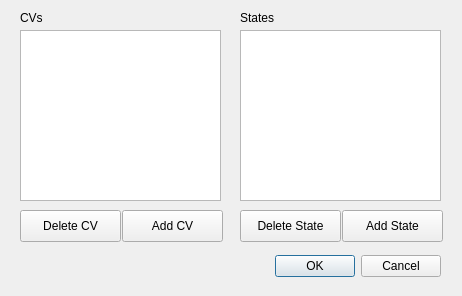
<?xml version="1.0" encoding="UTF-8"?>
<ui version="4.0">
 <class>CVsAndStates</class>
 <widget class="QDialog" name="CVsAndStates">
  <property name="geometry">
   <rect>
    <x>0</x>
    <y>0</y>
    <width>462</width>
    <height>296</height>
   </rect>
  </property>
  <property name="windowTitle">
   <string>CVs and States</string>
  </property>
  <widget class="QDialogButtonBox" name="buttonBox">
   <property name="geometry">
    <rect>
     <x>20</x>
     <y>250</y>
     <width>421</width>
     <height>32</height>
    </rect>
   </property>
   <property name="orientation">
    <enum>Qt::Horizontal</enum>
   </property>
   <property name="standardButtons">
    <set>QDialogButtonBox::Cancel|QDialogButtonBox::Ok</set>
   </property>
  </widget>
  <widget class="QPushButton" name="delete_state">
   <property name="geometry">
    <rect>
     <x>240</x>
     <y>210</y>
     <width>101</width>
     <height>32</height>
    </rect>
   </property>
   <property name="text">
    <string>Delete State</string>
   </property>
  </widget>
  <widget class="QLabel" name="label">
   <property name="geometry">
    <rect>
     <x>240</x>
     <y>10</y>
     <width>60</width>
     <height>16</height>
    </rect>
   </property>
   <property name="text">
    <string>States</string>
   </property>
  </widget>
  <widget class="QPushButton" name="add_state">
   <property name="geometry">
    <rect>
     <x>342</x>
     <y>210</y>
     <width>101</width>
     <height>32</height>
    </rect>
   </property>
   <property name="text">
    <string>Add State</string>
   </property>
  </widget>
  <widget class="QWidget" name="state_when_selected" native="true">
   <property name="geometry">
    <rect>
     <x>240</x>
     <y>210</y>
     <width>101</width>
     <height>31</height>
    </rect>
   </property>
  </widget>
  <widget class="QListWidget" name="state_list">
   <property name="geometry">
    <rect>
     <x>240</x>
     <y>30</y>
     <width>201</width>
     <height>171</height>
    </rect>
   </property>
  </widget>
  <widget class="QPushButton" name="delete_cv">
   <property name="geometry">
    <rect>
     <x>20</x>
     <y>210</y>
     <width>101</width>
     <height>32</height>
    </rect>
   </property>
   <property name="text">
    <string>Delete CV</string>
   </property>
  </widget>
  <widget class="QLabel" name="label_2">
   <property name="geometry">
    <rect>
     <x>20</x>
     <y>10</y>
     <width>60</width>
     <height>16</height>
    </rect>
   </property>
   <property name="text">
    <string>CVs</string>
   </property>
  </widget>
  <widget class="QPushButton" name="add_cv">
   <property name="geometry">
    <rect>
     <x>122</x>
     <y>210</y>
     <width>101</width>
     <height>32</height>
    </rect>
   </property>
   <property name="text">
    <string>Add CV</string>
   </property>
  </widget>
  <widget class="QWidget" name="cv_when_selected" native="true">
   <property name="geometry">
    <rect>
     <x>20</x>
     <y>210</y>
     <width>101</width>
     <height>31</height>
    </rect>
   </property>
  </widget>
  <widget class="QListWidget" name="cv_list">
   <property name="geometry">
    <rect>
     <x>20</x>
     <y>30</y>
     <width>201</width>
     <height>171</height>
    </rect>
   </property>
  </widget>
 </widget>
 <resources/>
 <connections>
  <connection>
   <sender>buttonBox</sender>
   <signal>accepted()</signal>
   <receiver>CVsAndStates</receiver>
   <slot>accept()</slot>
   <hints>
    <hint type="sourcelabel">
     <x>248</x>
     <y>254</y>
    </hint>
    <hint type="destinationlabel">
     <x>157</x>
     <y>274</y>
    </hint>
   </hints>
  </connection>
  <connection>
   <sender>buttonBox</sender>
   <signal>rejected()</signal>
   <receiver>CVsAndStates</receiver>
   <slot>reject()</slot>
   <hints>
    <hint type="sourcelabel">
     <x>316</x>
     <y>260</y>
    </hint>
    <hint type="destinationlabel">
     <x>286</x>
     <y>274</y>
    </hint>
   </hints>
  </connection>
 </connections>
</ui>
